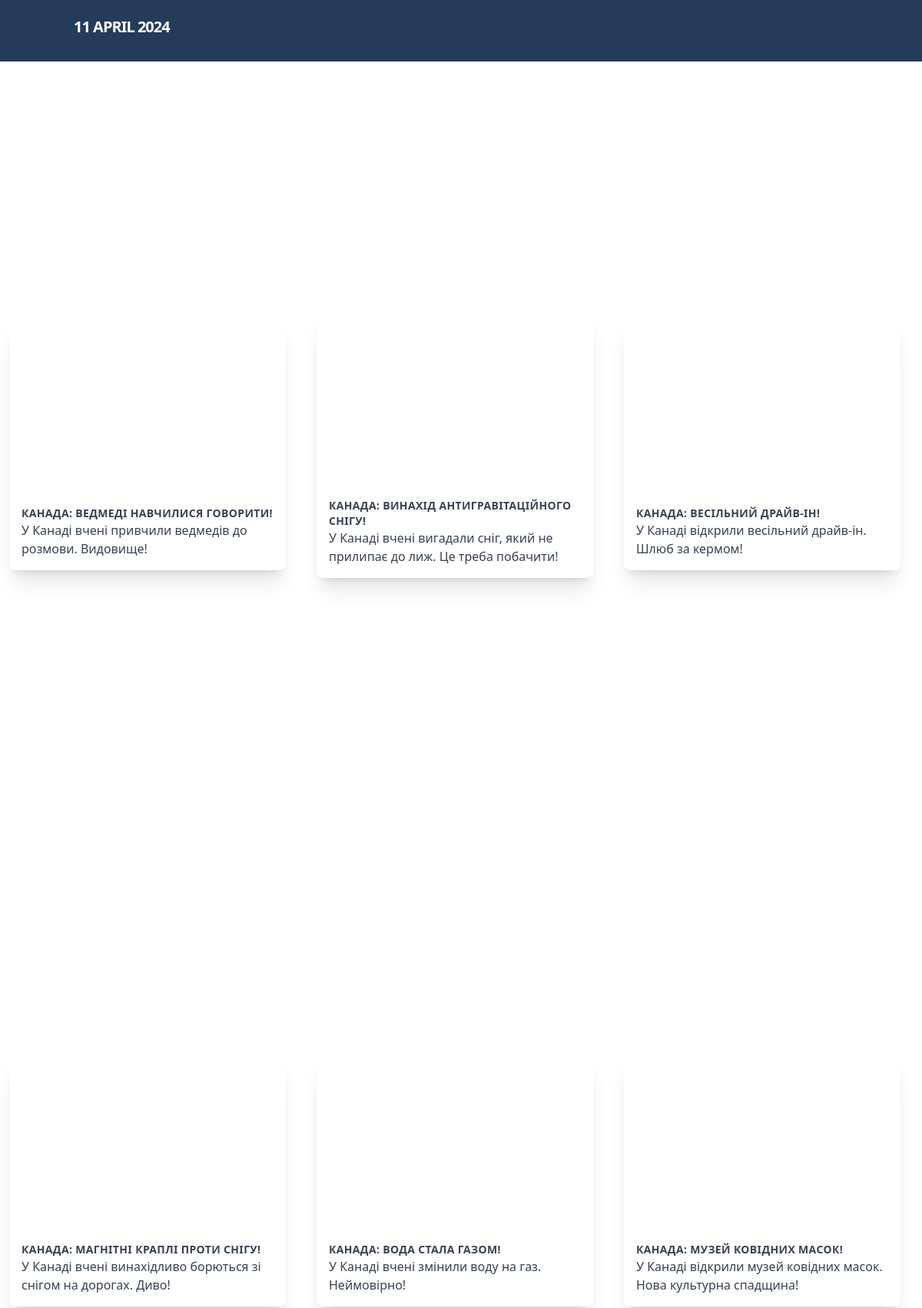
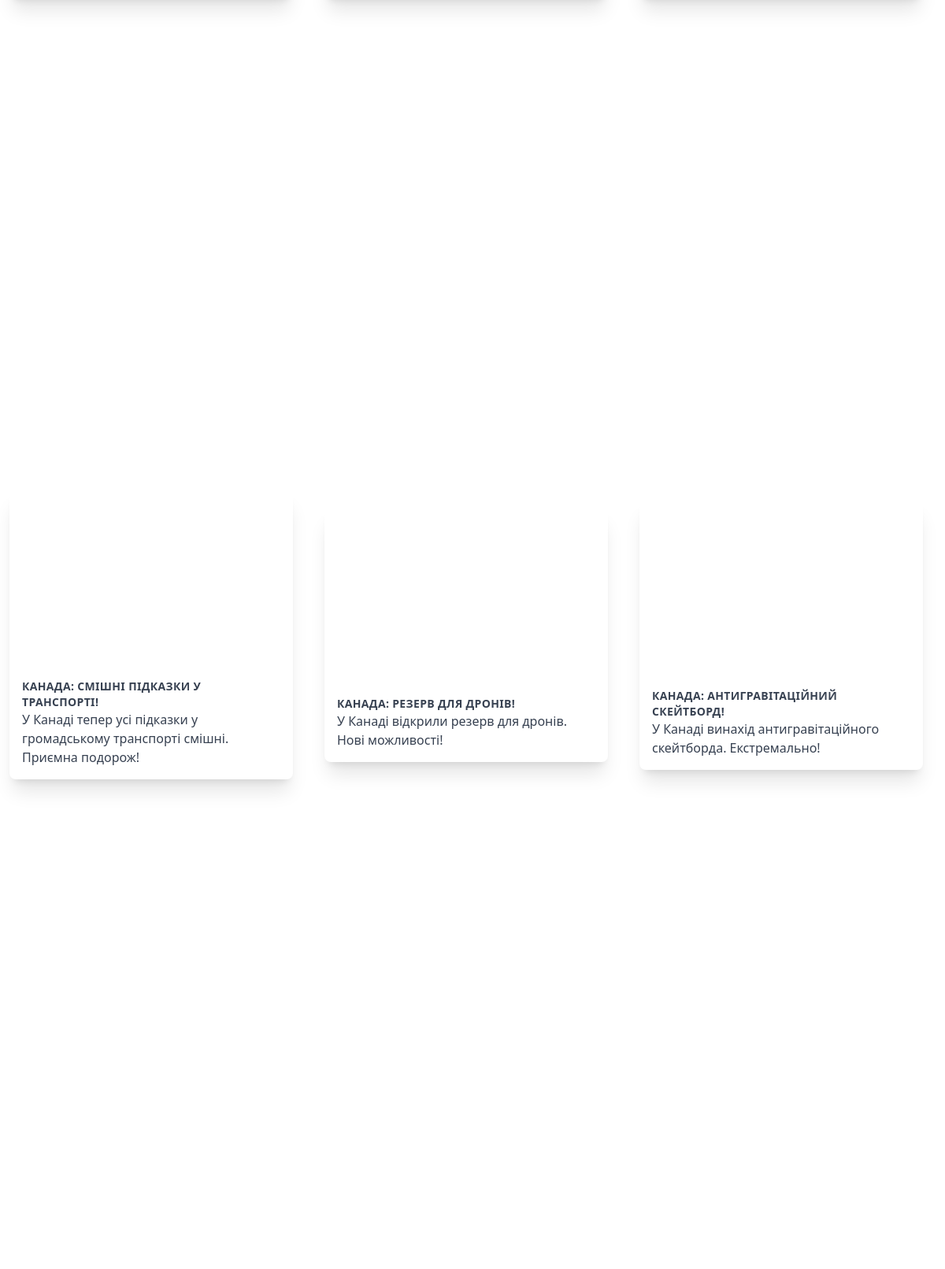
Screenshot of /?houses=12 (upper part) with the database file from the repository (2 pictures, top to bottom).
### tables this page shows
CREATE TABLE `news` (
  `id` int NOT NULL,
  `title` varchar(1000) NOT NULL,
  `description` varchar(1000) NOT NULL,
  `image_url` varchar(1000) NOT NULL
);

### logic.php (the view, shortened to what this page needs)
<?php
function current_year() {
    return date("j  F  Y ");
}
class House {
    public $title;
    public $description;
    public $image_url;
    public function __construct($title, $description, $image_url) {
        $this->title = $title;
        $this->description = $description;
        $this->image_url = $image_url;
    }
    public function renderHTML() {
        return '
        <div class="max-w-sm w-full py-6 px-3">
            <div class="bg-white shadow-xl rounded-lg overflow-hidden">
                <div class="bg-cover bg-center h-56 p-4" style="background-image: url(' . $this->image_url . ')">
                    <div class="flex justify-end">
                        <svg class="h-6 w-6 text-white fill-current" xmlns="http://www.w3.org/2000/svg" viewBox="0 0 24 24">
                            <path d="M12.76 3.76a6 6 0 0 1 8.48 8.48l-8.53 8.54a1 1 0 0 1-1.42 0l-8.53-8.54a6 6 0 0 1 8.48-8.48l.76.75.76-.75zm7.07 7.07a4 4 0 1 0-5.66-5.66l-1.46 1.47a1 1 0 0 1-1.42 0L9.83 5.17a4 4 0 1 0-5.66 5.66L12 18.66l7.83-7.83z"></path>
                        </svg>
                    </div>
                </div>
                <div class="p-4">
                    <p class="uppercase tracking-wide text-sm font-bold text-gray-700">' . $this->title . '</p>
                    <p class="text-gray-700">' . $this->description . '</p>
                </div>
            </div>
        </div>
        ';
    }
}
?>

### index.php (shortened to what this page needs)
<?php
include 'logic.php';
?>
<!DOCTYPE html>
<html lang="en">
<head>
  <script src="https://cdn.tailwindcss.com"></script>
</head>
<body class="subpixel-antialiased font-Montserrat">
<nav class="sticky top-0 h-20 bg-[#243c5a] p-5 sm:px-24 xl:px-64">
  <div class="mx-auto flex justify-between items-center">
    <a href="#" class="uppercase text-white text-xl xl:text-3xl font-bold whitespace-no-wrap font-Montserrat leading-normal tracking-tighter"> <?php
$year = current_year();
echo  $year;
?></a>
  </div>
</nav>
<main>
  <section class="bg-white -mt-12 py-16">
    <div class="flex items-center justify-center min-h-screen grid lg:grid-cols-3 md:grid-cols-2 sm:grid-cols-1">
    <?php
$servername = "localhost";
$username = "root";
$password = "";
$dbname = "modul_SQL";
$conn = new mysqli($servername, $username, $password, $dbname);
$showMore = isset($_GET['houses']) ? $_GET['houses'] : 6;
$sql = "SELECT * FROM news LIMIT $showMore";
$result = $conn->query($sql);
if ($result->num_rows > 0) {
    while ($row = $result->fetch_assoc()) {
        $house = new House(
            $row["title"],
            $row["description"],
            $row["image_url"]
        );
        echo $house->renderHTML();
    }
} else {
    echo "0 results";
}
?>
    </div>
  </section>
</main>
</body>
</html>

### rows the page displays
news: title "КАНАДА: ВЕДМЕДІ НАВЧИЛИСЯ ГОВОРИТИ!", description "У Канаді вчені привчили ведмедів до розмови. Видовище!"
news: title "КАНАДА: ВИНАХІД АНТИГРАВІТАЦІЙНОГО СНІГУ!", description "У Канаді вчені вигадали сніг, який не прилипає до лиж. Це треба побачити!"
news: title "КАНАДА: ВЕСІЛЬНИЙ ДРАЙВ-ІН!", description "У Канаді відкрили весільний драйв-ін. Шлюб за кермом!"
news: title "КАНАДА: МАГНІТНІ КРАПЛІ ПРОТИ СНІГУ!", description "У Канаді вчені винахідливо борються зі снігом на дорогах. Диво!"
news: title "КАНАДА: ВОДА СТАЛА ГАЗОМ!", description "У Канаді вчені змінили воду на газ. Неймовірно!"
news: title "КАНАДА: МУЗЕЙ КОВІДНИХ МАСОК!", description "У Канаді відкрили музей ковідних масок. Нова культурна спадщина!"
news: title "КАНАДА: СМІШНІ ПІДКАЗКИ У ТРАНСПОРТІ!", description "У Канаді тепер усі підказки у громадському транспорті смішні. Приємна подорож!"
news: title "КАНАДА: РЕЗЕРВ ДЛЯ ДРОНІВ!", description "У Канаді відкрили резерв для дронів. Нові можливості!"
news: title "КАНАДА: АНТИГРАВІТАЦІЙНИЙ СКЕЙТБОРД!", description "У Канаді винахід антигравітаційного скейтборда. Екстремально!"

### other values shown
$year "11 APRIL 2024"
